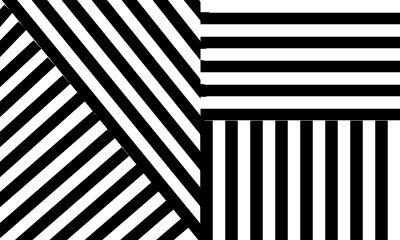
Frame 1 (no input)
Frame 60 (the mouse pressed at the canvas centre just before this capture): identical to frame 1, image omitted
Frame 120 (the mouse held since frame 60 and released just before this capture): identical to frame 1, image omitted

The Processing sketch that drew this single still picture (run headless with seeded random() and noise(); from frame 60 on, the mouse is pressed at the canvas centre):

// Processing sketch: sol_le_witt_at_mass_moca
// ── sol_le_witt_at_mass_moca.pde
void setup()
{
  size(400,240);
}

void draw()
{
  background(255);
  
  //left drawing   
  smooth();
  strokeWeight(12);
  strokeCap(SQUARE);
  
  strokeWeight(12);
  line(6, -4, 206, 240);
  line(36, -4, 206, 204);
  line(66, -4, 206, 168);
  line(96, -4, 206, 132);
  line(126, -4, 206, 96);
  line(157, -4, 206, 58);
  line(188, -4, 206, 18);
  
  strokeWeight(11.55);
  line(-5, 23, 8.2, 8.0);
  line(-5, 53, 7.5*3, 8.6*3);
  line(-5, 83, 7.41*5, 8.8*5);
  line(-5, 113, 7.41*7, 8.8*7);
  line(-5, 143, 7.41*9, 8.8*9);
  line(-5, 173, 7.41*11, 8.8*11);
  line(-5, 203, 7.41*13, 8.89*13);
  line(-5, 234, 7.41*15, 8.89*15);
  
  line(-5, 264, 7.41*17, 8.89*17);
  line(-5, 294, 7.41*19, 8.89*19);
  line(-5, 324, 7.41*21, 8.89*21);
  line(-5, 354, 7.41*23, 8.89*23);
  line(-5, 384, 7.41*25, 8.89*25);
   
  //right drawing  
  noSmooth();
   
  stroke(255);
  line(200, 6, 400, 6);
  line(200, 30, 400, 30);
  line(200, 54, 400, 54);
  line(200, 78, 400, 78);
  line(200, 102, 400, 102);

  stroke(0);  
  line(200, 18, 400, 18);
  line(200, 42, 400, 42);
  line(200, 66, 400, 66);
  line(200, 90, 400, 90);
  line(200, 114, 400, 114);
  
  strokeWeight(12.5);
  line(206, 120, 206, 240);
  line(231, 120, 231, 240);
  line(256, 120, 256, 240);
  line(281, 120, 281, 240);
  line(306, 120, 306, 240);
  line(331, 120, 331, 240);
  line(356, 120, 356, 240);
  line(381, 120, 381, 240);
  
}
